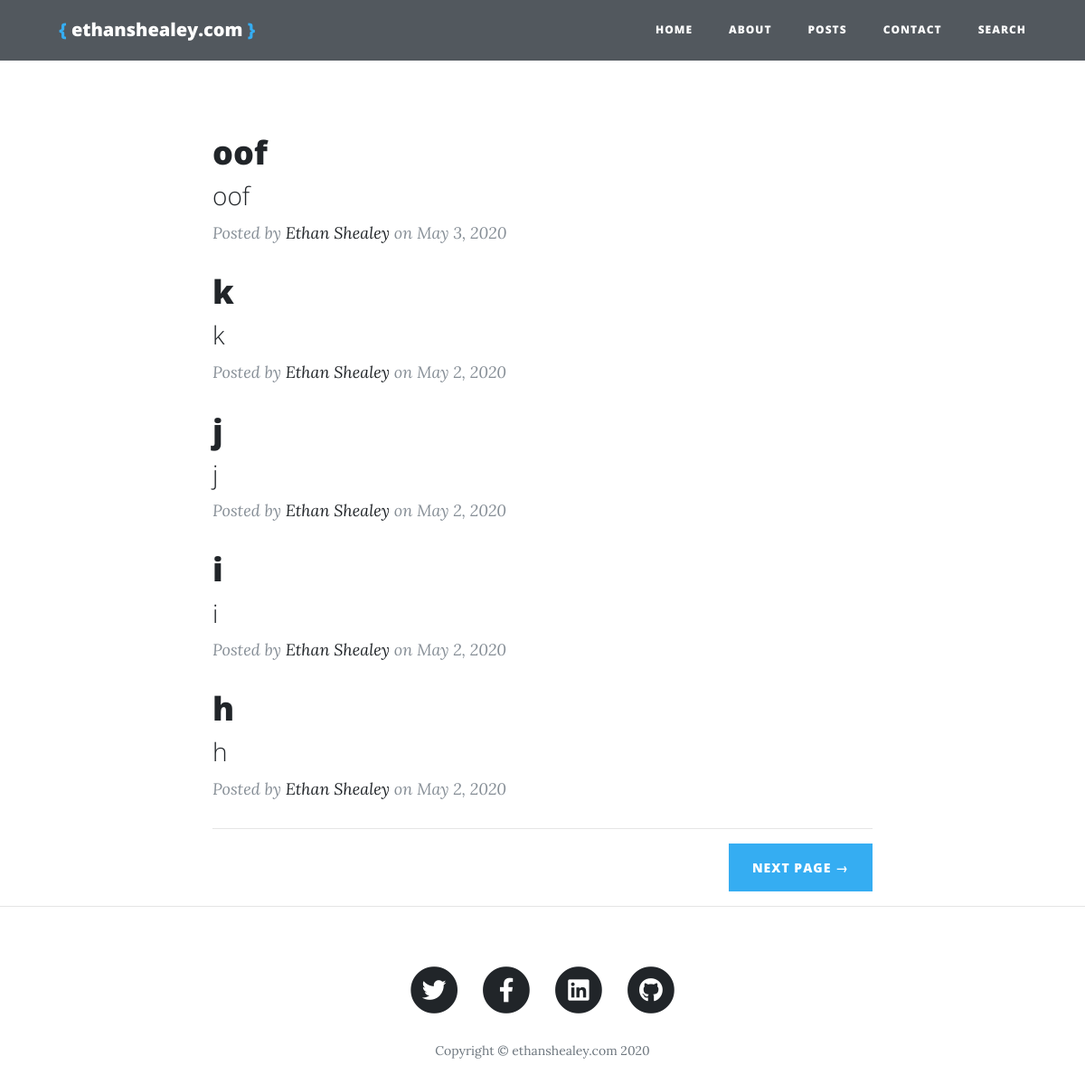
The page /posts on the database its author committed.
### app/models.py (models this page shows, shortened)
class Post(UserMixin, db.Model):
    post_id = db.Column(db.Integer, primary_key=True)
    title = db.Column(db.String(64))
    subtitle = db.Column(db.String(64))
    raw_body = db.Column(db.String())
    tags = db.Column(db.String())
    date = db.Column(db.String(64))

### app/routes.py (the view)
@app.route('/posts')
def posts():
    page = request.args.get('page', 1, type=int)
    if page > ceil(db.session.query(Post.post_id).count() / 5): return redirect(url_for('posts', page=ceil(db.session.query(Post.post_id).count() / 5)))
    if page < 1: return redirect(url_for('posts', page=1))
    Posts = Post.query.order_by(Post.post_id.desc()).paginate(page,5,False).items
    has_prev = False if page == 1 else True
    has_next = False if ceil(db.session.query(Post.post_id).count() / 5) == page else True
    return render_template('post.html', Posts=Posts, page=page, has_next=has_next, has_prev=has_prev, title='Posts')

### app/templates/post.html (shortened to what this page needs)
{% extends 'base.html' %}
{% block content %}
<header class="masthead" style="background-image: url({{ url_for('static', filename='/images/bg.jpg') }});max-height:67px;">
    <div class="overlay"></div>
    <div class="container">
      <div class="row">
        <div class="col-lg-8 col-md-10 mx-auto">
          <div class="site-heading">
          </div>
        </div>
      </div>
    </div>
  </header>
  <div class="container">
    <div class="row">
      <div class="col-lg-8 col-md-10 mx-auto">
          {% if Posts != [None] %}
          {% for post in Posts %}
        <div class="post-preview">
          <a href="{{url_for('view_post', id=post.post_id, title=post.title)}}">
            <h2 class="post-title">
              {{post.title}}
            </h2>
            <h3 class="post-subtitle">
                {{ post.subtitle }}
              </h3>
          </a>
          <p class="post-meta">Posted by
            <a href="{{ url_for('about') }}">Ethan Shealey</a>
            on {{post.date}}</p>
        </div>
        {% endfor %}
        {% if has_prev or has_next %}
        <hr>
        {% endif %}
        {% endif %}
        <div class="clearfix">
          {% if has_next %}
          <a class="btn btn-primary float-right" href="{{url_for('posts', page=page+1)}}">Next Page &rarr;</a>
          {% endif %}
        </div>
      </div>
    </div>
  </div>
  {% endblock %}

### rows shown on the page
Post: title "oof", subtitle "oof", date "May 3, 2020"
Post: title "k", subtitle "k", date "May 2, 2020"
Post: title "j", subtitle "j", date "May 2, 2020"
Post: title "i", subtitle "i", date "May 2, 2020"
Post: title "h", subtitle "h", date "May 2, 2020"
